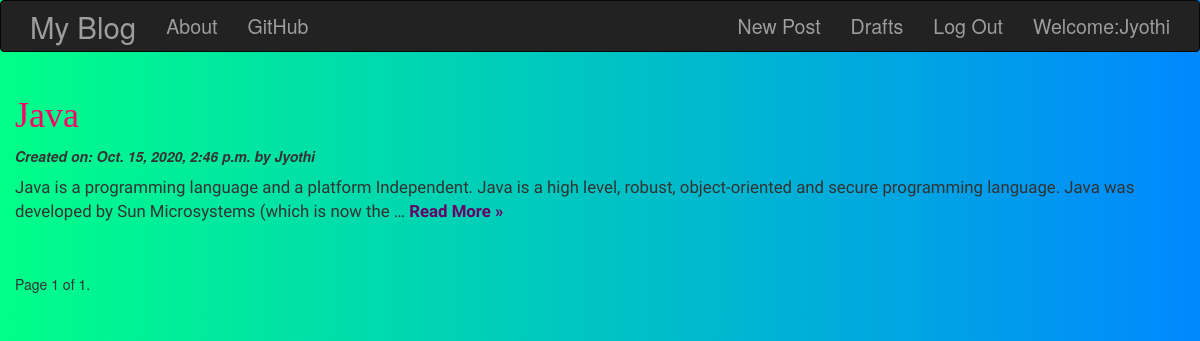
The app's page /draft/ (signed in) with its own data.
### blog/models.py (models this page shows, shortened)
class Post(models.Model):
    title = models.CharField(max_length=200)
    author = models.ForeignKey('auth.User',related_name='blog_post')
    text = models.TextField()
    created_date = models.DateTimeField(auto_now=True)
    published_date = models.DateTimeField(blank=True,null=True)

### blog/views.py (the view)
# urls.py: url(r'^draft/$',views.DraftListView.as_view(),name='post_draft'),
class DraftListView(LoginRequiredMixin,ListView):
    login_url = '/login/'
    redirect_field_name = 'blog/post_list.html'
    model = Post
    paginate_by = 2
    def get_queryset(self):
        return Post.objects.filter(published_date__isnull = True).order_by('-created_date')

### blog/templates/blog/post_list.html
{% extends 'blog/base.html' %}
{% block content %}
  {% for post in post_list %}
    <h1><a id="maintitle"  href="{% url 'post_detail' pk=post.pk %}">{{post.title}}</a></h1>
    {% if post.published_date %}
    <p class="date">Published On: {{post.published_date}} by {{post.author|title}}</p>
    <p class="maincontent">{{post.text|truncatewords:30}}
    <a class="moreinfo" href="{% url 'post_detail' pk=post.pk %}">Read More &raquo;</a><br></p>
    <a id="commentcount" href="{% url 'post_detail' pk=post.pk %}">Comments: {{post.comments.count}}</a>
    {% else %}
    <p class="date">Created on: {{post.created_date}} by {{post.author|title}}</p>
    <p class="maincontent">{{post.text|truncatewords:30}}
    <a class="moreinfo" href="{% url 'post_detail' pk=post.pk %}">Read More &raquo;</a><br></p>
    {% endif %}
  {% endfor %}
<br>
{% include 'blog/pagination.html' with page=post_list %}
{% endblock %}

### blog/templates/blog/base.html (shortened to what this page needs)
<!DOCTYPE html>
{% load staticfiles %}
<html lang="en" dir="ltr">
  <head>
    <link rel="stylesheet" href="https://stackpath.bootstrapcdn.com/bootstrap/3.4.1/css/bootstrap.min.css">
    <link rel="stylesheet" href="{% static "css/blog.css" %}">
  </head>
  <body>
      <nav class="navbar techfont navbar-inverse">
      <div class="container">
        <ul class="nav navbar-nav ">
          <li><a  class="navbar-brand bigbrand"  href="{% url 'post_list' %}">My Blog</a> </li>
          <li><a href="{% url 'about'%}">About</a> </li>
          <li><a href="https://www.github.com">GitHub</a> </li>
        </ul>
        <ul class="nav navbar-nav navbar-right">
          {% if user.is_authenticated %}
          <li><a href="{% url 'post_create' %}">New Post</a></li>
          <li><a href="{% url 'post_draft' %}">Drafts</a></li>
          <li><a href="{% url 'logout' %}">Log Out</a></li>
          <li><a>Welcome:{{user.username}}</a></li>
          {% else %}
          <li><a class="nav navbar-right" href="{% url 'signup' %}">Sign Up </a> </li>
          <li><a class="nav navbar-right" href="{% url 'login' %}"><span class="glyphicon glyphicon-user"></span></a> </li>
          {% endif %}
        </ul>
      </div>
    </nav>
    <div class="content container">
      <div class="row">
          <div class="blog_post">
            {% block content %}
            {% endblock %}
          </div>
      </div>
    </div>
  </body>
</html>

### blog/static/css/blog.css (style rules this page uses)
body { background:linear-gradient(to right,#0f8,#08f); }
.techfont { font-size: 1.4em; }
.bigbrand { font-size: 1.5em; }
.date { font-weight: bolder; font-style: italic; }
.maincontent { font-family: 'Courgette', cursive; font-size: 1.2em; }
.moreinfo { color:#660066; font-weight: 600; }
#maintitle { color:#ff0066; font-family: 'Algerian'; }

### records on screen
Post: title "Java", created_date "Oct. 15, 2020, 2:46 p.m.", author "Jyothi", text "Java is a programming language and a platform Independent. Java is a high level, robust, object-oriented and secure programming language. Java was developed by Sun Microsystems (which is now the …"

### other values on screen
{{ user.username }} "Jyothi"
{{ page_obj.number }} "1"
{{ page_obj.paginator.num_pages }} "1"
